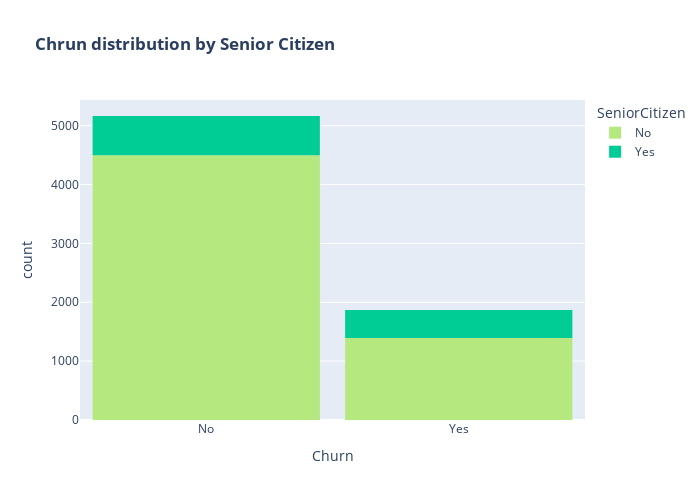

Source (notebook cell):
### Markdown cell above
**Senior Citizen Distribution**

### Code cell
color_map = {"Yes": '#00CC96', "No": '#B6E880'}
fig = px.histogram(df, x="Churn", color="SeniorCitizen", title="<b>Chrun distribution by Senior Citizen</b>", color_discrete_map=color_map)
fig.update_layout(width=700, height=500, bargap=0.1)
fig.show()

### Figure 1 — Plotly figure (JSON) as saved in the notebook; plotly's stock layout.template omitted (floating-point values rounded to 4 significant figures; data arrays with more than 128 entries replaced by an {"elided": "..."} marker saying what was removed)
{"data": [{"alignmentgroup": "True", "bingroup": "x", "hovertemplate": "SeniorCitizen=No<br>Churn=%{x}<br>count=%{y}<extra></extra>", "legendgroup": "No", "marker": {"color": "#B6E880", "pattern": {"shape": ""}}, "name": "No", "offsetgroup": "No", "orientation": "v", "showlegend": true, "type": "histogram", "x": {"elided": "5890 str values"}, "xaxis": "x", "yaxis": "y"}, {"alignmentgroup": "True", "bingroup": "x", "hovertemplate": "SeniorCitizen=Yes<br>Churn=%{x}<br>count=%{y}<extra></extra>", "legendgroup": "Yes", "marker": {"color": "#00CC96", "pattern": {"shape": ""}}, "name": "Yes", "offsetgroup": "Yes", "orientation": "v", "showlegend": true, "type": "histogram", "x": {"elided": "1142 str values"}, "xaxis": "x", "yaxis": "y"}], "layout": {"bargap": 0.1, "barmode": "relative", "height": 500, "legend": {"title": {"text": "SeniorCitizen"}, "tracegroupgap": 0}, "title": {"text": "<b>Chrun distribution by Senior Citizen</b>"}, "width": 700, "xaxis": {"anchor": "y", "domain": [0, 1], "title": {"text": "Churn"}}, "yaxis": {"anchor": "x", "domain": [0, 1], "title": {"text": "count"}}}}
